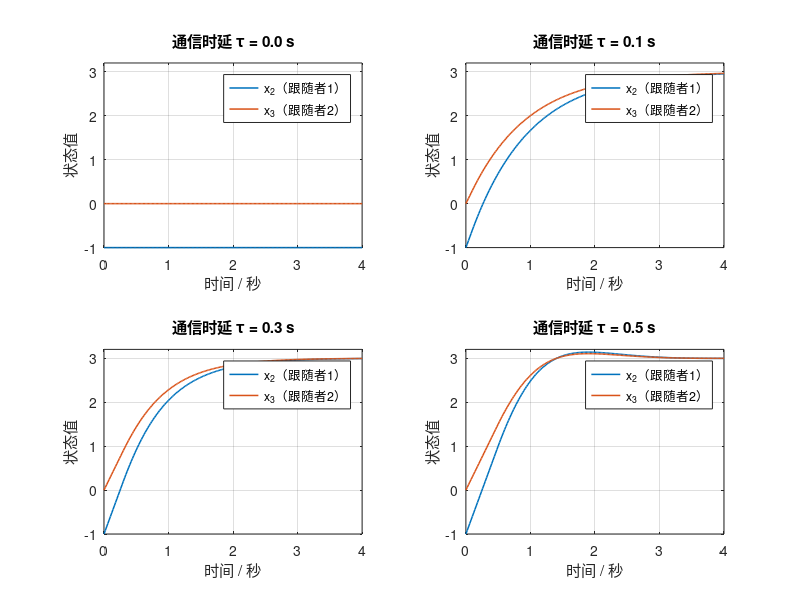

This chart was generated by the following MATLAB code: (Note: this script raises an error after producing the figure.)
%% ====================== 通信延迟一致性仿真 ============================
% 目标：考察通信时延 τ 对三节点领导-跟随系统一致性性能的影响
%      τ ∈ {0, 0.1, 0.3, 0.5} s，其余参数与领导者轨迹保持不变
% 拓扑：星型（Leader x1 直接广播至 x2、x3），可按需替换成链式
% MATLAB  R2021a
% =====================================================================

clc; clear; rng(2025);
T_end = 4;     dt = 0.02;                 % 总时长与采样步长
N     = T_end/dt;                         % 离散步数
t     = 0:dt:T_end;                       % 时间向量

%% ---------- 1. 星型拓扑拉普拉斯 -------------------------------------
L_star = [0  0  0 ;
          -1 1  0 ;
          -1 0  1];

%% ---------- 2. 时延列表 ---------------------------------------------
tau_list   = [0, 0.1, 0.3, 0.5];          % 单位：秒
delay_step = round(tau_list/dt);          % 换算成离散步

%% ---------- 3. 主仿真函数 -------------------------------------------
function X = simulate_delay(L, d_step, dt, N)
    X          = zeros(3, N+1);           % 3×(N+1) 状态记录
    X(:,1)     = [3; -1; 0];              % 初始状态
    for k = 1:N
        idx_del = max(k-d_step, 0) + 1;   % 被引用的“时延索引”（1 基）
        X(:,k+1) = X(:,k) - dt*L*X(:,idx_del);
        X(1,k+1) = X(1,1);                % 领导者状态恒定
    end
end

%% ---------- 4. 逐 τ 仿真 --------------------------------------------
X_all = cell(length(tau_list),1);
for m = 1:length(tau_list)
    X_all{m} = simulate_delay(L_star, delay_step(m), dt, N);
    fprintf('τ = %.1f s 仿真完成，离散延迟 %d 步。\n', ...
            tau_list(m), delay_step(m));
end

%% ---------- 5. 绘图 ---------------------------------------------------
figure;
for m = 1:length(tau_list)
    subplot(2,2,m);
    plot(t, X_all{m}(2,:), 'LineWidth',1.1); hold on;
    plot(t, X_all{m}(3,:), 'LineWidth',1.1);
    title(sprintf('通信时延 τ = %.1f s', tau_list(m)));
    xlabel('时间 / 秒'); ylabel('状态值');
    grid on; ylim([-1 3.2]);
    legend('x_2（跟随者1）','x_3（跟随者2）','Location','best');
end
sgtitle('星型拓扑下通信时延对一致性性能的影响');
